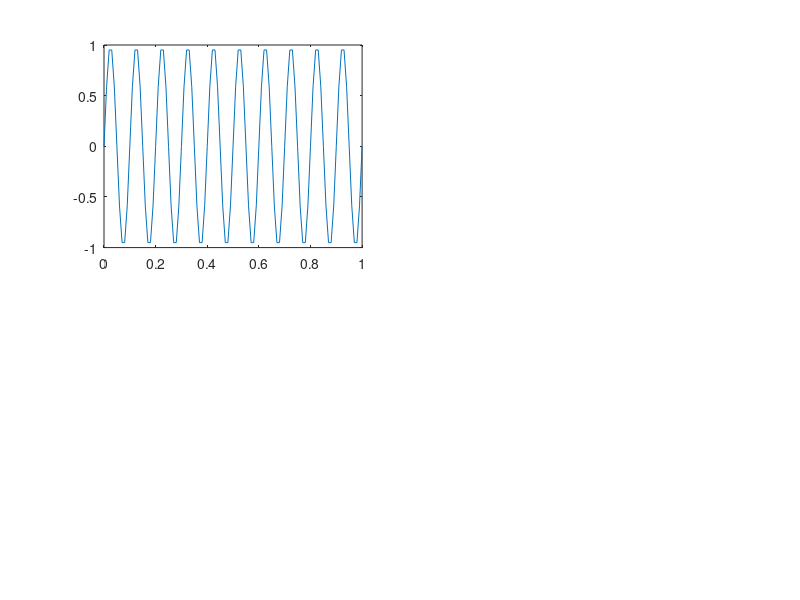

Write MATLAB code to recreate this figure. (Note: this script raises an error after producing the figure.)
clc;
clear all;
close all;
subplot(2,2,1);
t = 0:0.01:1;
f=10;
y = sin(2*pi*f*t);
plot(t,y);
grid(true);
xlabel("Time");
ylabel("Amplitude");
title("Continuous Signal");
subplot(2,2,2);
fs= 0.5*f; %undersampled
t1 = 0:1/fs:1;
y1 = sin(2*pi*f*t1);
stem(t1,y1);
hold on;
plot(t1,y1);
grid(true);
xlabel("Time");
ylabel("Amplitude");
title("Under Sampled Signal");
subplot(2,2,3);
fs2= 3*f; %undersampled
t3 = 0:1/fs2:1;
y2 = sin(2*pi*f*t3);
stem(t3,y2);
hold on;
plot(t3,y2);
xgrid(true);
xlabel("Time");
ylabel("Amplitude");
legend("Discrete","Continuous")
title("Nyquist Sampled Signal");
subplot(2,2,4);
fs2= 100*f; %undersampled
t3 = 0:1/fs2:1;
y2 = sin(2*pi*f*t3);
stem(t3,y2);
hold on;
plot(t3,y2);
grid(true);
xlabel("Time");
ylabel("Amplitude");
legend("Discrete","Continuous")
title("Over Sampled Signal");
